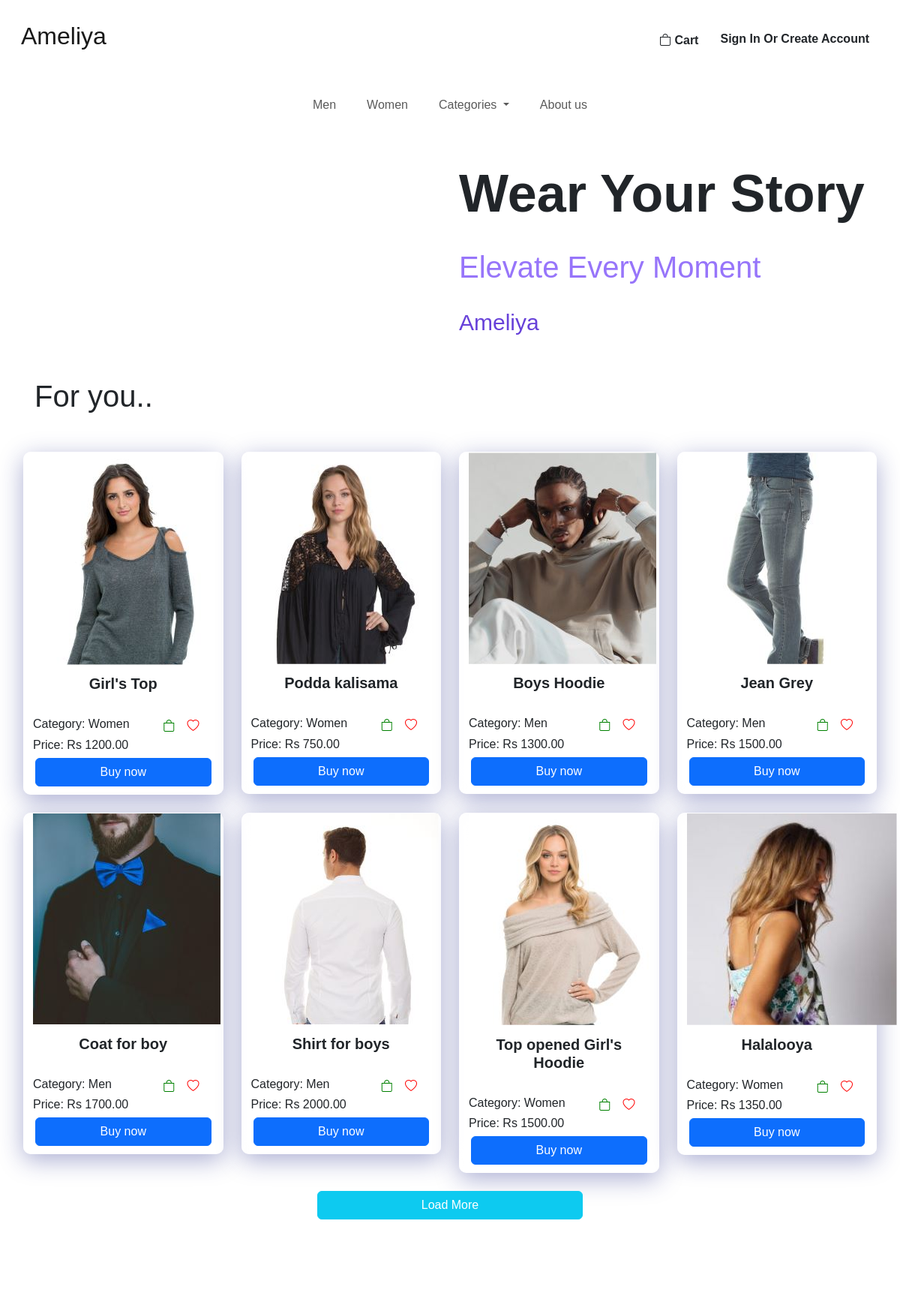
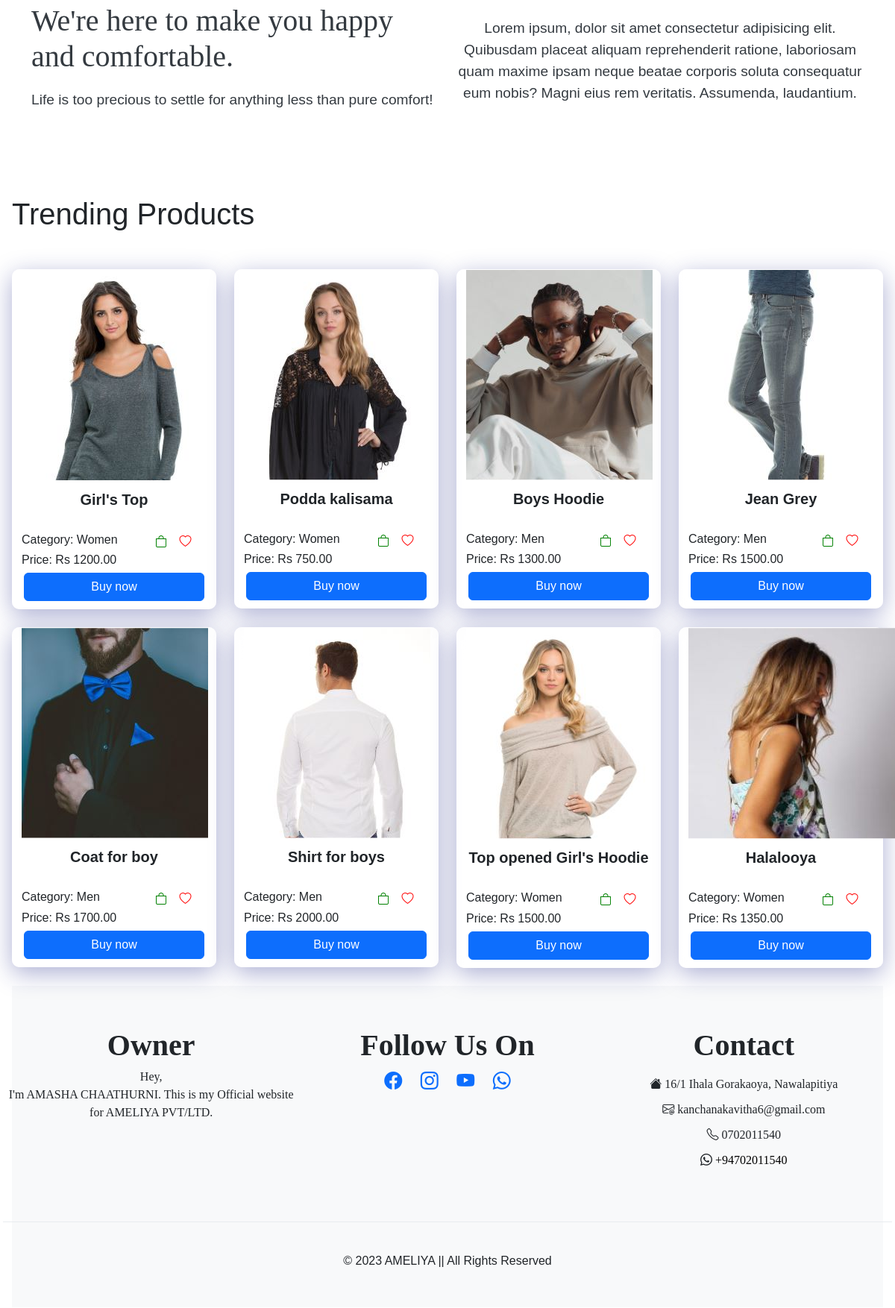
Screenshot of / (signed in, upper part) with the database file from the repository (2 pictures, top to bottom).
### tables this page shows
CREATE TABLE IF NOT EXISTS `product` (
  `id` int NOT NULL AUTO_INCREMENT,
  `price` varchar(45) DEFAULT NULL,
  `qty` varchar(45) DEFAULT NULL,
  `discription` varchar(150) DEFAULT NULL,
  `title` varchar(45) DEFAULT NULL,
  `aded_date` date DEFAULT NULL,
  `del_fee_col` double DEFAULT NULL,
  `del_fee_other` double DEFAULT NULL,
  `color_clr_id` int NOT NULL,
  `category_c_id` int NOT NULL,
  `brand_b_id` int NOT NULL,
  `status_s_id` int NOT NULL,
  PRIMARY KEY (`id`),
  KEY `fk_product_color1_idx` (`color_clr_id`),
  KEY `fk_product_category1_idx` (`category_c_id`),
  KEY `fk_product_brand1_idx` (`brand_b_id`),
  KEY `fk_product_status1_idx` (`status_s_id`),
  CONSTRAINT `fk_product_brand1` FOREIGN KEY (`brand_b_id`) REFERENCES `brand` (`b_id`),
  CONSTRAINT `fk_product_category1` FOREIGN KEY (`category_c_id`) REFERENCES `category` (`c_id`),
  CONSTRAINT `fk_product_color1` FOREIGN KEY (`color_clr_id`) REFERENCES `color` (`clr_id`),
  CONSTRAINT `fk_product_status1` FOREIGN KEY (`status_s_id`) REFERENCES `status` (`s_id`)
);

CREATE TABLE IF NOT EXISTS `product_img` (
  `path` varchar(150) NOT NULL,
  `product_id` int NOT NULL,
  PRIMARY KEY (`path`),
  KEY `fk_product_img_product1_idx` (`product_id`),
  CONSTRAINT `fk_product_img_product1` FOREIGN KEY (`product_id`) REFERENCES `product` (`id`)
);

CREATE TABLE IF NOT EXISTS `category` (
  `c_id` int NOT NULL AUTO_INCREMENT,
  `c_name` varchar(45) DEFAULT NULL,
  PRIMARY KEY (`c_id`)
);

### components/connection.php (called while the page is built, shortened)
<?php
class Database{
    public static $connection;
    public static function setUpConnection(){
        if(!isset(Database::$connection)){
            Database::$connection = new mysqli("localhost","root","Kavitha@#2003","vivaaluth","3306");
        }
    }
    public static function search($q){
        $resultset = Database::$connection->query($q);
        return $resultset;
    }
}
?>

### components/Hero.php (the view, shortened to what this page needs)
<!doctype html>
<html lang="en">
<head>
    <link href="https://cdn.jsdelivr.net/npm/bootstrap@5.3.3/dist/css/bootstrap.min.css" rel="stylesheet">
</head>
<body class="p-3 m-0 border-0 bd-example m-0 border-0 bd-example-row bd-example-row-flex-cols">
    <div class="col">
        <div class="col">
            <h1>For you..</h1>
        </div>
        <div class="row text-center" style="margin-top:50px;">
            <?php
            $wpdall = Database::search("SELECT * FROM product INNER JOIN product_img ON product_img.product_id = product.id INNER JOIN category ON product.category_c_id = category.c_id ORDER BY RAND() LIMIT 8 ;
        ");
            for ($x = 0; $x < 8; $x++) {
                $wpdall_data = $wpdall->fetch_assoc();
                $imgSrc = $wpdall_data["path"];
            ?>
                <div class="col-lg-3 col-md-6 col-sm-12 text-center mb-4">
                    <div class="container" id="box">
                        <img src="<?php echo $imgSrc; ?>" alt="" style="clip-path: polygon(0 0, 100% 0, 100% 75%, 0 75%);">
                        <div class="row text-center" style="margin-top:-80px;">
                            <h5>
                                <span id="title1"><b><?php echo $wpdall_data["title"] ?></b></a></span>
                            </h5>
                        </div>
                        <br>
                        <div class="row">
                            <div class="col-7 text-start">
                                <h6>Category: <?php echo $wpdall_data["c_name"] ?></h6>
                            </div>
                            <div class="col-5 text-end">
                                <div class="row">
                                    <div class="col text-center">
                                        <button onclick="addtocarthome(<?php echo $wpdall_data['id'] ?>);" style="border: none; background:none;">
                                            <i class="bi bi-bag cart-icon"></i>
                                        </button>
                                        <button onclick="wishlisthome(<?php echo $wpdall_data['id'] ?>);" style="border: none; background:none;">
                                            <i class="bi bi-heart heart-icon"></i>
                                        </button>
                                    </div>
                                </div>
                            </div>
                        </div>
                        <div class="row text-start">
                            <h6>Price: Rs <?php echo $wpdall_data["price"] ?>.00</h6>
                        </div>
                        <div class="col" style="margin-bottom: 10px;">
                            <div class="row text-center">
                                <a href="<?php echo "./components/singleproductview.php?id=" . ($wpdall_data["product_id"]); ?>" style="color:white; text-decoration:none;" <button type="button" class="btn btn-primary">Buy now</button></a>
                            </div>
                        </div>
                    </div>
                </div>
            <?php
            }
            ?>
        </div>
        <div class="col">
            <div class="row text-center">
                <div class="col"></div>
                <div class="col-4">
                    <a href="./components/AllProduct.php">
                        <button type="button" class="btn btn-info" style="width:100%; color:white;">Load More</button>
                    </a>
                </div>
                <div class="col"></div>
            </div>
        </div>
    </div>
</body>
</html>

### components/End.php (shortened to what this page needs)
    <div class="mt-5">
    <h1>Trending Products</h1>
<div class="row text-center" style="margin-top:50px;">
        <?php
        $wpdall = Database::search("SELECT * FROM product INNER JOIN product_img ON product_img.product_id = product.id INNER JOIN category ON product.category_c_id = category.c_id ORDER BY RAND() LIMIT 8");
        for ($x = 0; $x < 8; $x++) {
            $wpdall_data = $wpdall->fetch_assoc();
            $imgSrc = $wpdall_data["path"];
        ?>
            <div class="col-lg-3 col-md-6 col-sm-12 text-center mb-4">
                    <div class="container" id="box">
                        <img src="<?php echo $imgSrc; ?>" alt="" style="clip-path: polygon(0 0, 100% 0, 100% 75%, 0 75%);">
                        <div class="row text-center" style="margin-top:-80px;">
                            <h5>
                                <span id="title1"><b><?php echo $wpdall_data["title"] ?></b></a></span>
                            </h5>
                        </div>
                        <br>
                        <div class="row">
                            <div class="col-7 text-start">
                                <h6>Category: <?php echo $wpdall_data["c_name"] ?></h6>
                            </div>
                            <div class="col-5 text-end">
                                <div class="row">
                                    <div class="col text-center">
                                    <button onclick="addtocarthome(<?php echo $wpdall_data['id'] ?>);" style="border: none; background:none;">
                                            <i class="bi bi-bag cart-icon"></i>
                                        </button>
                                        <button onclick="wishlisthome(<?php echo $wpdall_data['id'] ?>);" style="border: none; background:none;">
                                            <i class="bi bi-heart heart-icon"></i>
                                        </button>
                                    </div>
                                </div>
                            </div>
                        </div>
                        <div class="row text-start">
                            <h6>Price: Rs <?php echo $wpdall_data["price"] ?>.00</h6>
                        </div>
                        <div class="col" style="margin-bottom: 10px;">
                            <div class="row text-center">
                                                               <a href="<?php echo "./components/singleproductview.php?id=" . ($wpdall_data["product_id"]); ?>" style="color:white; text-decoration:none;"<button type="button" class="btn btn-primary">Buy now</button></a>
                            </div>
                        </div>
                    </div>
                </div>
        <?php
        }
        ?>
    </div>
    </div>

### style.css (style rules this page uses)
#box { background: rgba(255, 255, 255, 0.65); box-shadow: 0 8px 32px 0 rgba(31, 38, 135, 0.37); backdrop-filter: blur(20px); -webkit-backdrop-filter: blur(20px); border-radius: 10px; border: 1px solid rgba(255, 255, 255, 0.18); }

### components/Hero.php (style rules this page uses)
.cart-icon { color: green; }
.heart-icon { color: red; }

### components/End.php (style rules this page uses)
.cart-icon { color: green; }
.heart-icon { color: red; }

### components/footer.php (style rules this page uses)
body { font-family: 'Arial', sans-serif; }

### rows the page displays
product: product_img.path (picture), title "Girl's Top", category_c.c_name "Women", price "1200"
product: product_img.path (picture), title "Podda kalisama", category_c.c_name "Women", price "750"
product: product_img.path (picture), title "Boys Hoodie", category_c.c_name "Men", price "1300"
product: product_img.path (picture), title "Jean Grey", category_c.c_name "Men", price "1500"
product: product_img.path (picture), title "Coat for boy", category_c.c_name "Men", price "1700"
product: product_img.path (picture), title "Shirt for boys", category_c.c_name "Men", price "2000"
product: product_img.path (picture), title "Top opened Girl's Hoodie", category_c.c_name "Women", price "1500"
product: product_img.path (picture), title "Halalooya", category_c.c_name "Women", price "1350"
